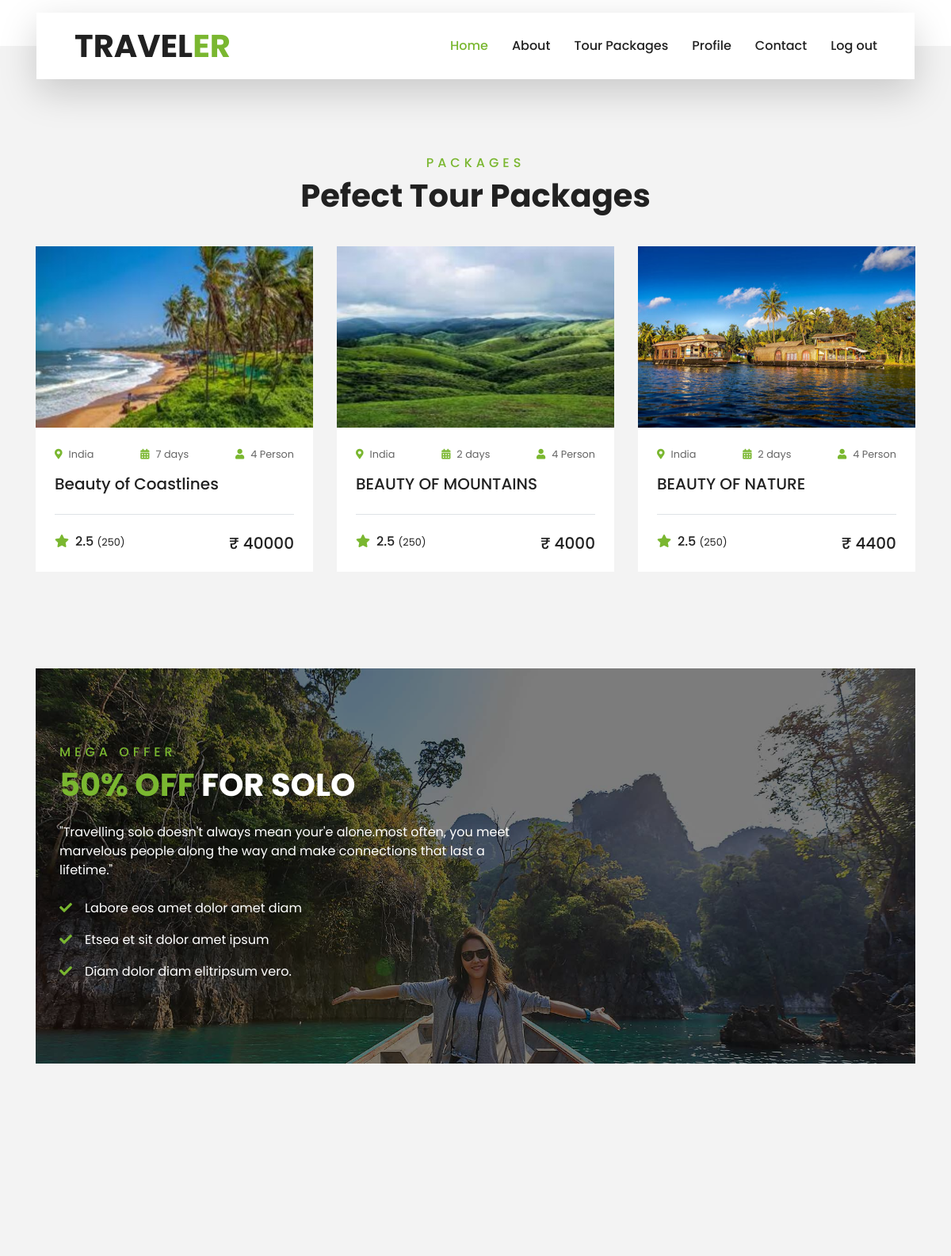
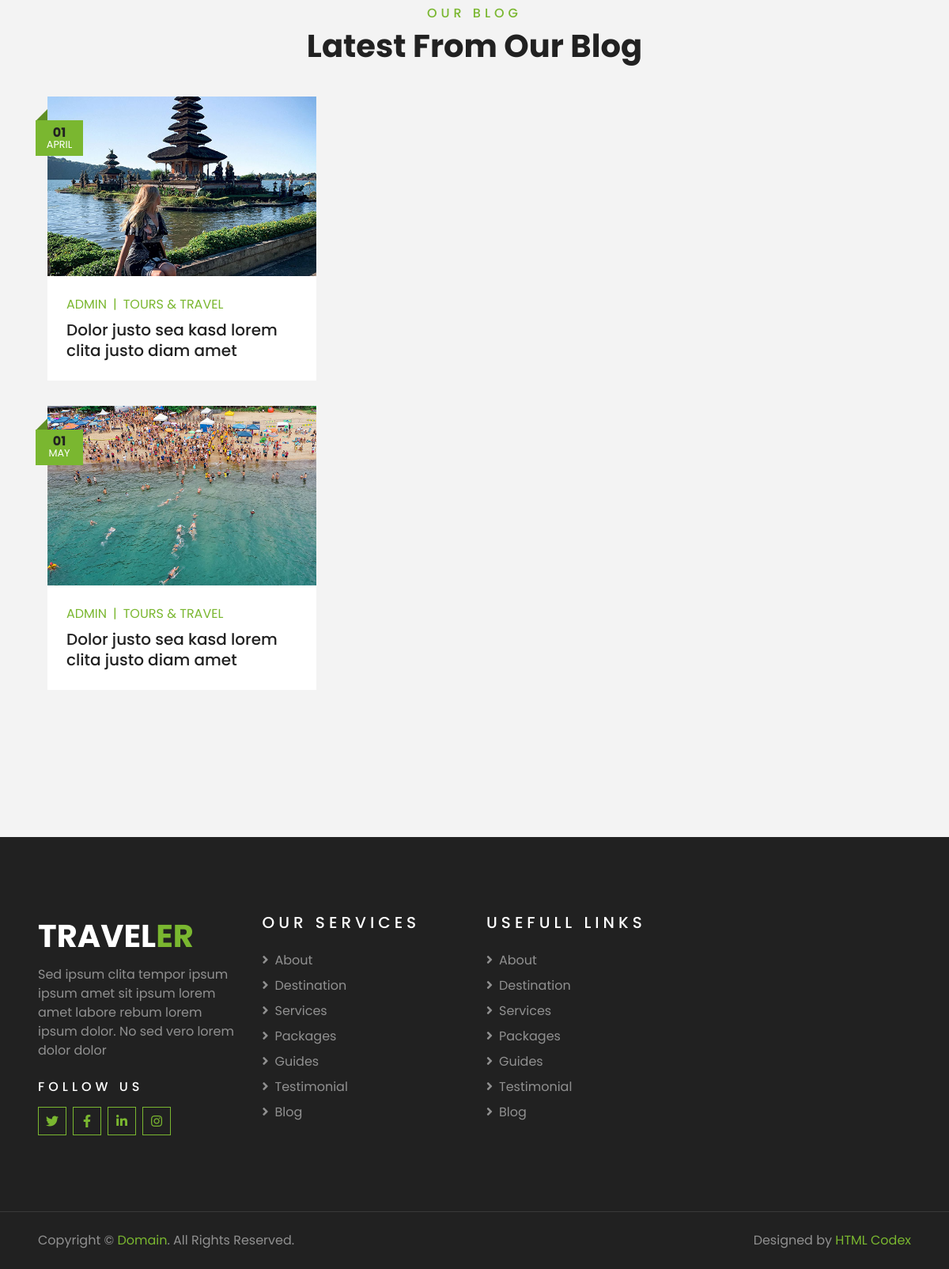
Screenshot of /package/ with the database file from the repository (2 pictures, top to bottom).
### myapp/models.py (models this page shows, shortened)
class Packages(models.Model):
    pid=models.IntegerField()
    pimage=models.ImageField(upload_to='images/')
    pckname=models.CharField(max_length=50)
    pdays=models.IntegerField()
    pcountry=models .CharField(max_length=50)
    pplace=models .CharField(max_length=50)
    prate=models.IntegerField()
    description=models.TextField(max_length=100,null=True)

### myapp/views.py (the view)
# urls.py: path('package/',views.packages),
def packages(request):
    pck=Packages.objects.all()
    return render(request,"trpackage.html",{'pck':pck})

### myapp/templates/trpackage.html (shortened to what this page needs)
{% load static %}
<!DOCTYPE html>
<html lang="en">
<head>
    <link href="https://cdnjs.cloudflare.com/ajax/libs/font-awesome/5.10.0/css/all.min.css" rel="stylesheet">
    <link href="{% static 'hb/lib/owlcarousel/assets/owl.carousel.min.css' %}" rel="stylesheet">
    <link href="{% static 'hb/lib/tempusdominus/css/tempusdominus-bootstrap-4.min.css' %}" rel="stylesheet" />
    <link href="{% static 'hb/css/style.css' %}" rel="stylesheet">
</head>
<body>
    <div class="container-fluid bg-light pt-3 d-none d-lg-block">
    </div>
    <div class="container-fluid position-relative nav-bar p-0">
        <div class="container-lg position-relative p-0 px-lg-3" style="z-index: 9;">
            <nav class="navbar navbar-expand-lg bg-light navbar-light shadow-lg py-3 py-lg-0 pl-3 pl-lg-5">
                <a href="" class="navbar-brand">
                    <h1 class="m-0 text-primary"><span class="text-dark">TRAVEL</span>ER</h1>
                </a>
                <div class="collapse navbar-collapse justify-content-between px-3" id="navbarCollapse">
                    <div class="navbar-nav ml-auto py-0">
                        <a href="/user/" class="nav-item nav-link active">Home</a>
                        <a href="/labt/" class="nav-item nav-link">About</a>
                        <a href="/package/" class="nav-item nav-link">Tour Packages</a>
                        <a href="/profile/" class="nav-item nav-link">Profile</a>
                        <a href="/lcnt/" class="nav-item nav-link">Contact</a>
                        <a href="/" class="nav-item nav-link">Log out</a>
                    </div>
                </div>
                </div>
        </div>
    <div class="container-fluid py-5">
        <div class="container pt-5 pb-3">
            <div class="text-center mb-3 pb-3">
                <h6 class="text-primary text-uppercase" style="letter-spacing: 5px;">Packages</h6>
                <h1>Pefect Tour Packages</h1>
            </div>
            <div class="row">
                {% for i in pck %}
                <div class="col-lg-4 col-md-6 mb-4">
                    <div class="package-item bg-white mb-2">
                        <img class="img-fluid" src="{{i.pimage.url}}" alt="">
                        <div class="p-4">
                            <div class="d-flex justify-content-between mb-3">
                                <small class="m-0"><i class="fa fa-map-marker-alt text-primary mr-2"></i>{{i.pcountry}}</small>
                                <small class="m-0"><i class="fa fa-calendar-alt text-primary mr-2"></i>{{i.pdays}} days</small>
                                <small class="m-0"><i class="fa fa-user text-primary mr-2"></i>4 Person</small>
                            </div>
                            <a class="h5 text-decoration-none" href="/pckdetails/{{i.id}}/">{{i.pckname}}</a>
                            <div class="border-top mt-4 pt-4">
                                <div class="d-flex justify-content-between">
                                    <h6 class="m-0"><i class="fa fa-star text-primary mr-2"></i>2.5 <small>(250)</small></h6>
                                    <h5 class="m-0">₹ {{i.prate}}</h5>
                                </div>
                            </div>
                        </div>
                    </div>
                </div>
                {% endfor %}
    </div>
    <div class="container-fluid bg-registration py-5" style="margin: 90px 0;">
        <div class="container py-5">
            <div class="row align-items-center">
                <div class="col-lg-7 mb-5 mb-lg-0">
                    <div class="mb-4">
                        <h6 class="text-primary text-uppercase" style="letter-spacing: 5px;">Mega Offer</h6>
                        <h1 class="text-white"><span class="text-primary">50% OFF</span> FOR SOLO</h1>
                    </div>
                    <p class="text-white">"Travelling solo doesn't always mean your'e alone.most often,
                                                      you meet marvelous people along the way and make connections that last a lifetime."</p>
                    <ul class="list-inline text-white m-0">
                        <li class="py-2"><i class="fa fa-check text-primary mr-3"></i>Labore eos amet dolor amet diam</li>
                        <li class="py-2"><i class="fa fa-check text-primary mr-3"></i>Etsea et sit dolor amet ipsum</li>
                        <li class="py-2"><i class="fa fa-check text-primary mr-3"></i>Diam dolor diam elitripsum vero.</li>
                    </ul>
                </div>
            </div>
        </div>
    </div>
        </div>
    </div>
    <div class="container-fluid py-5">
        <div class="container pt-5 pb-3">
            <div class="text-center mb-3 pb-3">
                <h6 class="text-primary text-uppercase" style="letter-spacing: 5px;">Our Blog</h6>
                <h1>Latest From Our Blog</h1>
            </div>
                <div class="col-lg-4 col-md-6 mb-4 pb-2">
                    <div class="blog-item">
                        <div class="position-relative">
                            <img class="img-fluid w-100" src="{% static 'hb/img/blog-2.jpg' %}" alt="">
                            <div class="blog-date">
                                <h6 class="font-weight-bold mb-n1">01</h6>
                                <small class="text-white text-uppercase">April</small>
                            </div>
                        </div>
                        <div class="bg-white p-4">
                            <div class="d-flex mb-2">
                                <a class="text-primary text-uppercase text-decoration-none" href="">Admin</a>
                                <span class="text-primary px-2">|</span>
                                <a class="text-primary text-uppercase text-decoration-none" href="">Tours & Travel</a>
                            </div>
                            <a class="h5 m-0 text-decoration-none" href="">Dolor justo sea kasd lorem clita justo diam amet</a>
                        </div>
                    </div>
                </div>
                <div class="col-lg-4 col-md-6 mb-4 pb-2">
                    <div class="blog-item">
                        <div class="position-relative">
                            <img class="img-fluid w-100" src="{% static 'hb/img/blog-3.jpg' %}" alt="">
                            <div class="blog-date">
                                <h6 class="font-weight-bold mb-n1">01</h6>
                                <small class="text-white text-uppercase">May</small>
                            </div>
                        </div>
                        <div class="bg-white p-4">
                            <div class="d-flex mb-2">
                                <a class="text-primary text-uppercase text-decoration-none" href="">Admin</a>
                                <span class="text-primary px-2">|</span>
                                <a class="text-primary text-uppercase text-decoration-none" href="">Tours & Travel</a>
                            </div>
                            <a class="h5 m-0 text-decoration-none" href="">Dolor justo sea kasd lorem clita justo diam amet</a>
                        </div>
                    </div>
                </div>
            </div>
        </div>
    <div class="container-fluid bg-dark text-white-50 py-5 px-sm-3 px-lg-5" style="margin-top: 90px;">
        <div class="row pt-5">
            <div class="col-lg-3 col-md-6 mb-5">
                <a href="" class="navbar-brand">
                    <h1 class="text-primary"><span class="text-white">TRAVEL</span>ER</h1>
                </a>
                <p>Sed ipsum clita tempor ipsum ipsum amet sit ipsum lorem amet labore rebum lorem ipsum dolor. No sed vero lorem dolor dolor</p>
                <h6 class="text-white text-uppercase mt-4 mb-3" style="letter-spacing: 5px;">Follow Us</h6>
                <div class="d-flex justify-content-start">
                    <a class="btn btn-outline-primary btn-square mr-2" href="#"><i class="fab fa-twitter"></i></a>
                    <a class="btn btn-outline-primary btn-square mr-2" href="#"><i class="fab fa-facebook-f"></i></a>
                    <a class="btn btn-outline-primary btn-square mr-2" href="#"><i class="fab fa-linkedin-in"></i></a>
                    <a class="btn btn-outline-primary btn-square" href="#"><i class="fab fa-instagram"></i></a>
                </div>
            </div>
            <div class="col-lg-3 col-md-6 mb-5">
                <h5 class="text-white text-uppercase mb-4" style="letter-spacing: 5px;">Our Services</h5>
                <div class="d-flex flex-column justify-content-start">
                    <a class="text-white-50 mb-2" href="#"><i class="fa fa-angle-right mr-2"></i>About</a>
                    <a class="text-white-50 mb-2" href="#"><i class="fa fa-angle-right mr-2"></i>Destination</a>
                    <a class="text-white-50 mb-2" href="#"><i class="fa fa-angle-right mr-2"></i>Services</a>
                    <a class="text-white-50 mb-2" href="#"><i class="fa fa-angle-right mr-2"></i>Packages</a>
                    <a class="text-white-50 mb-2" href="#"><i class="fa fa-angle-right mr-2"></i>Guides</a>
                    <a class="text-white-50 mb-2" href="#"><i class="fa fa-angle-right mr-2"></i>Testimonial</a>
                    <a class="text-white-50" href="#"><i class="fa fa-angle-right mr-2"></i>Blog</a>
                </div>
            </div>
            <div class="col-lg-3 col-md-6 mb-5">
                <h5 class="text-white text-uppercase mb-4" style="letter-spacing: 5px;">Usefull Links</h5>
                <div class="d-flex flex-column justify-content-start">
                    <a class="text-white-50 mb-2" href="#"><i class="fa fa-angle-right mr-2"></i>About</a>
                    <a class="text-white-50 mb-2" href="#"><i class="fa fa-angle-right mr-2"></i>Destination</a>
                    <a class="text-white-50 mb-2" href="#"><i class="fa fa-angle-right mr-2"></i>Services</a>
                    <a class="text-white-50 mb-2" href="#"><i class="fa fa-angle-right mr-2"></i>Packages</a>
                    <a class="text-white-50 mb-2" href="#"><i class="fa fa-angle-right mr-2"></i>Guides</a>
                    <a class="text-white-50 mb-2" href="#"><i class="fa fa-angle-right mr-2"></i>Testimonial</a>
                    <a class="text-white-50" href="#"><i class="fa fa-angle-right mr-2"></i>Blog</a>
                </div>
            </div>
        </div>
    </div>
    <div class="container-fluid bg-dark text-white border-top py-4 px-sm-3 px-md-5" style="border-color: rgba(256, 256, 256, .1) !important;">
        <div class="row">
            <div class="col-lg-6 text-center text-md-left mb-3 mb-md-0">
                <p class="m-0 text-white-50">Copyright &copy; <a href="#">Domain</a>. All Rights Reserved.</a>
                </p>
            </div>
            <div class="col-lg-6 text-center text-md-right">
                <p class="m-0 text-white-50">Designed by <a href="https://htmlcodex.com">HTML Codex</a>
                </p>
            </div>
        </div>
    </div>
</body>
</html>

### rows the page displays
Packages: pimage (picture), pcountry "India", pdays "7", pckname "Beauty of Coastlines", prate "40000"
Packages: pimage (picture), pcountry "India", pdays "2", pckname "BEAUTY OF MOUNTAINS", prate "4000"
Packages: pimage (picture), pcountry "India", pdays "2", pckname "BEAUTY OF NATURE", prate "4400"
